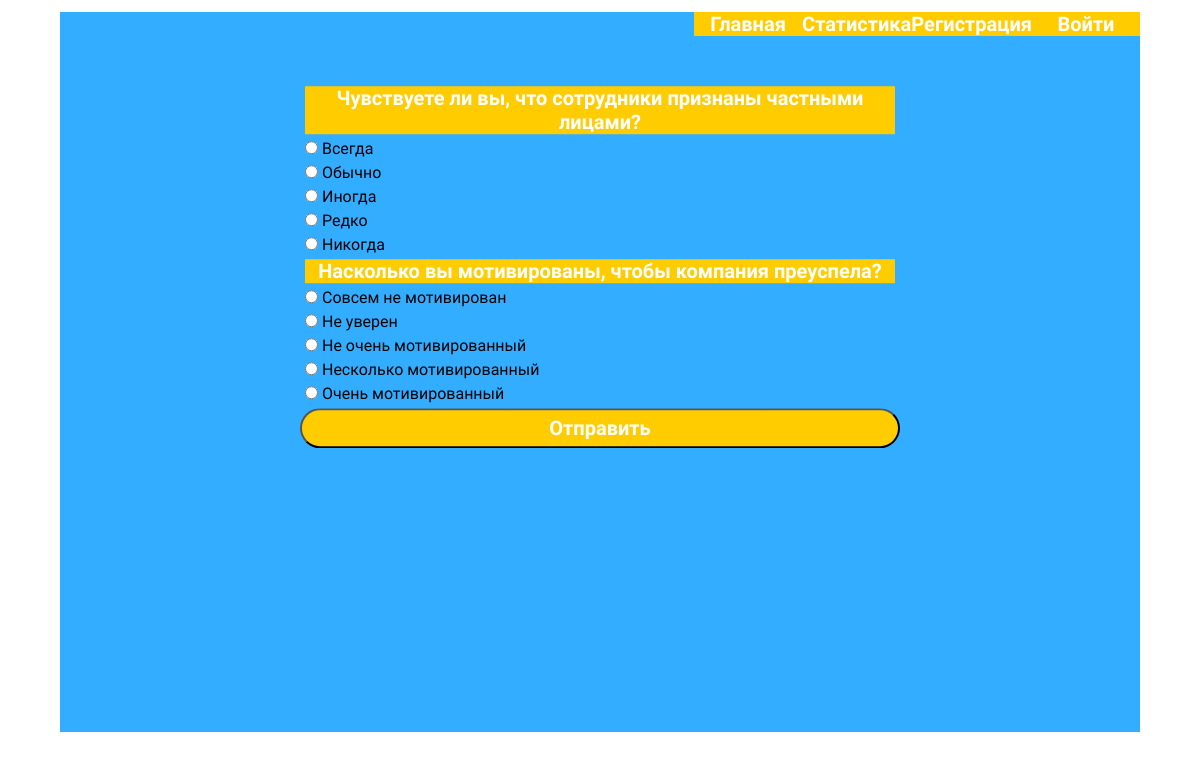
The page /test_detail/2 on the database its author committed.
### tests_app/models.py (models this page shows, shortened)
class TestsQuestions(models.Model):
    test_name = models.ForeignKey(TestsNames, on_delete=models.CASCADE)
    question = models.CharField('Вопрос', max_length=1000)
    right_answer = models.CharField('Правильный ответ', max_length=500)
    class Meta:
        verbose_name = 'Вопрос'
        verbose_name_plural = 'Вопросы'
        db_table = 'TestQuestions'

class TestsAnswers(models.Model):
    test_name = models.ForeignKey(TestsQuestions, on_delete=models.CASCADE)
    answer = models.CharField('Ответ', max_length=1000)
    bonus = models.IntegerField('Цена начисления за правильный ответ')
    def __str__(self):
        return self.answer
    class Meta:
        verbose_name = 'Ответ'
        verbose_name_plural = 'Ответы'
        db_table = 'TestAnswers'

### tests_app/views.py (the view, shortened to what this page needs)
# urls.py: path('test_detail/<int:pk>', views.TestDetail.as_view(), name='test_detail'),
class TestDetail(DetailView):
    def get(self, request, pk=None):
        questions = TestsQuestions.objects.all()
        answers = TestsAnswers.objects.all()
        context = {'pk': pk, 'test_questions': questions, 'answers': answers}
        return render(request, 'tests_app/test_detail.html', context)

### tests_app/models.py (called while the page is built)
    def __str__(self):
        return self.test_name

### tests_app/templates/tests_app/test_detail.html (shortened to what this page needs)
{% extends 'tests_app/base.html' %}
{% block content %}
<ul class="status_list">
    <form id="question-form" method="POST">{% csrf_token %}
        {% for question in test_questions %}
        {% if question.test_name.id == pk %}
        <li class="test">{{ question.question }}</li>
        {% for answer in answers %}
        {% if answer.test_name.id == question.id %}
        <li class="test-answer">
            <input type="radio" name="{{ question.id }}"
                   value="{{ answer.bonus }}|{{ question.test_name }}|{{ user.id }}">
            {{ answer }}
        </li>
        {% endif %}
        {% endfor %}
        {% endif %}
        {% endfor %}
    </form>
    <button class="form-button" id="submit-button">Отправить</button>
</ul>
{% endblock %}

### tests_app/static/tests_app/style.css (style rules this page uses)
:root { --main-yellow-color: #ffcc00; --main-orange-color: #feab3a; --main-light-blue-color: #33ADFF; }
* { margin: 0; padding: 0; box-sizing: border-box; font-family: 'Open Sans Condensed', sans-serif; }
html, body { width: 100%; height: 100%; }
.form-button { width: 100%; height: 40px; font-size: 20px; font-weight: bold; border-radius: 30px; color: white; background-color: var(--main-yellow-color); }
.status_list { height:80%; width: 50%; position: absolute; top: 50%; left: 50%; margin-right: -50%; transform: translate(-50%, -50%); list-style-type: none; display: flex; flex-direction: column; overflow: auto; }
.test { margin: 5px; font-weight: bold; font-size: 20px; text-align: center; background-color: var(--main-yellow-color); color:white; }
.test-answer { margin: 5px; text-align: left; }

### rows shown on the page
TestsQuestions: question "Чувствуете ли вы, что сотрудники признаны частными лицами?"
TestsAnswers: answer "Всегда"
TestsAnswers: answer "Обычно"
TestsAnswers: answer "Иногда"
TestsAnswers: answer "Редко"
TestsAnswers: answer "Никогда"
TestsQuestions: question "Насколько вы мотивированы, чтобы компания преуспела?"
TestsAnswers: answer "Совсем не мотивирован"
TestsAnswers: answer "Не уверен"
TestsAnswers: answer "Не очень мотивированный"
TestsAnswers: answer "Несколько мотивированный"
TestsAnswers: answer "Очень мотивированный"
